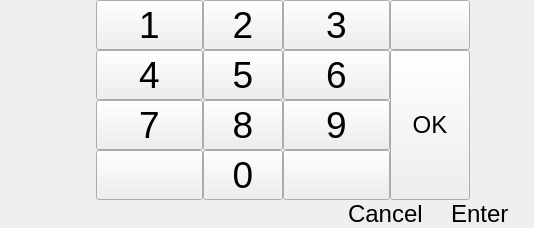
        <widget class="QWidget" name="numOSK">
         <layout class="QVBoxLayout" name="graphicsTabVerticalLayout">
          <property name="leftMargin">
           <number>0</number>
          </property>
          <property name="topMargin">
           <number>0</number>
          </property>
          <property name="rightMargin">
           <number>0</number>
          </property>
          <property name="bottomMargin">
           <number>0</number>
          </property>
          <item>
           <layout class="QGridLayout" name="kbOSKnum" rowstretch="18,63,63,63,63,10,70" columnstretch="54,307,186,186,186,120,187,54">
            <property name="leftMargin">
             <number>0</number>
            </property>
            <property name="rightMargin">
             <number>0</number>
            </property>
            <property name="spacing">
             <number>0</number>
            </property>
            <item row="1" column="5">
             <widget class="QPushButton" name="button_backspace_num">
              <property name="sizePolicy">
               <sizepolicy hsizetype="Expanding" vsizetype="Expanding">
                <horstretch>1</horstretch>
                <verstretch>1</verstretch>
               </sizepolicy>
              </property>
              <property name="font">
               <font>
                <pointsize>18</pointsize>
               </font>
              </property>
              <property name="text">
               <string notr="true"/>
              </property>
             </widget>
            </item>
            <item row="1" column="6">
             <spacer name="horizontalSpacer_35">
              <property name="orientation">
               <enum>Qt::Horizontal</enum>
              </property>
              <property name="sizeHint" stdset="0">
               <size>
                <width>40</width>
                <height>20</height>
               </size>
              </property>
             </spacer>
            </item>
            <item row="1" column="1">
             <spacer name="horizontalSpacer_36">
              <property name="orientation">
               <enum>Qt::Horizontal</enum>
              </property>
              <property name="sizeHint" stdset="0">
               <size>
                <width>40</width>
                <height>20</height>
               </size>
              </property>
             </spacer>
            </item>
            <item row="0" column="2">
             <spacer name="verticalSpacer_7">
              <property name="orientation">
               <enum>Qt::Vertical</enum>
              </property>
              <property name="sizeHint" stdset="0">
               <size>
                <width>20</width>
                <height>0</height>
               </size>
              </property>
             </spacer>
            </item>
            <item row="6" column="1" colspan="6">
             <widget class="QWidget" name="legendOSKnum" native="true">
              <layout class="QHBoxLayout" name="horizontalLayout_6" stretch="25,70,601,25,12,22,41,25,12,22,41,29,12,69,37,29,12,56,30">
               <property name="spacing">
                <number>0</number>
               </property>
               <property name="leftMargin">
                <number>0</number>
               </property>
               <property name="topMargin">
                <number>0</number>
               </property>
               <property name="rightMargin">
                <number>0</number>
               </property>
               <property name="bottomMargin">
                <number>0</number>
               </property>
               <item>
                <spacer name="horizontalSpacer_48">
                 <property name="orientation">
                  <enum>Qt::Horizontal</enum>
                 </property>
                 <property name="sizeHint" stdset="0">
                  <size>
                   <width>40</width>
                   <height>20</height>
                  </size>
                 </property>
                </spacer>
               </item>
               <item>
                <widget class="QWidget" name="icon_controller_num" native="true">
                 <property name="styleSheet">
                  <string notr="true"/>
                 </property>
                </widget>
               </item>
               <item>
                <spacer name="horizontalSpacer_38">
                 <property name="orientation">
                  <enum>Qt::Horizontal</enum>
                 </property>
                 <property name="sizeHint" stdset="0">
                  <size>
                   <width>0</width>
                   <height>20</height>
                  </size>
                 </property>
                </spacer>
               </item>
               <item>
                <widget class="QWidget" name="button_L_num" native="true"/>
               </item>
               <item>
                <spacer name="horizontalSpacer_39">
                 <property name="orientation">
                  <enum>Qt::Horizontal</enum>
                 </property>
                 <property name="sizeHint" stdset="0">
                  <size>
                   <width>0</width>
                   <height>20</height>
                  </size>
                 </property>
                </spacer>
               </item>
               <item>
                <widget class="QWidget" name="arrow_left_num" native="true"/>
               </item>
               <item>
                <spacer name="horizontalSpacer_40">
                 <property name="orientation">
                  <enum>Qt::Horizontal</enum>
                 </property>
                 <property name="sizeHint" stdset="0">
                  <size>
                   <width>0</width>
                   <height>20</height>
                  </size>
                 </property>
                </spacer>
               </item>
               <item>
                <widget class="QWidget" name="button_R_num" native="true"/>
               </item>
               <item>
                <spacer name="horizontalSpacer_41">
                 <property name="orientation">
                  <enum>Qt::Horizontal</enum>
                 </property>
                 <property name="sizeHint" stdset="0">
                  <size>
                   <width>0</width>
                   <height>20</height>
                  </size>
                 </property>
                </spacer>
               </item>
               <item>
                <widget class="QWidget" name="arrow_right_num" native="true"/>
               </item>
               <item>
                <spacer name="horizontalSpacer_42">
                 <property name="orientation">
                  <enum>Qt::Horizontal</enum>
                 </property>
                 <property name="sizeHint" stdset="0">
                  <size>
                   <width>0</width>
                   <height>20</height>
                  </size>
                 </property>
                </spacer>
               </item>
               <item>
                <widget class="QWidget" name="button_X_num" native="true"/>
               </item>
               <item>
                <spacer name="horizontalSpacer_43">
                 <property name="orientation">
                  <enum>Qt::Horizontal</enum>
                 </property>
                 <property name="sizeHint" stdset="0">
                  <size>
                   <width>0</width>
                   <height>20</height>
                  </size>
                 </property>
                </spacer>
               </item>
               <item>
                <widget class="QLabel" name="label_cancel_num">
                 <property name="font">
                  <font>
                   <pointsize>18</pointsize>
                  </font>
                 </property>
                 <property name="text">
                  <string notr="true">Cancel</string>
                 </property>
                </widget>
               </item>
               <item>
                <spacer name="horizontalSpacer_44">
                 <property name="orientation">
                  <enum>Qt::Horizontal</enum>
                 </property>
                 <property name="sizeHint" stdset="0">
                  <size>
                   <width>0</width>
                   <height>20</height>
                  </size>
                 </property>
                </spacer>
               </item>
               <item>
                <widget class="QWidget" name="button_A_num" native="true"/>
               </item>
               <item>
                <spacer name="horizontalSpacer_45">
                 <property name="orientation">
                  <enum>Qt::Horizontal</enum>
                 </property>
                 <property name="sizeHint" stdset="0">
                  <size>
                   <width>0</width>
                   <height>20</height>
                  </size>
                 </property>
                </spacer>
               </item>
               <item>
                <widget class="QLabel" name="label_enter_num">
                 <property name="font">
                  <font>
                   <pointsize>18</pointsize>
                  </font>
                 </property>
                 <property name="text">
                  <string notr="true">Enter</string>
                 </property>
                </widget>
               </item>
               <item>
                <spacer name="horizontalSpacer_46">
                 <property name="orientation">
                  <enum>Qt::Horizontal</enum>
                 </property>
                 <property name="sizeHint" stdset="0">
                  <size>
                   <width>0</width>
                   <height>20</height>
                  </size>
                 </property>
                </spacer>
               </item>
              </layout>
             </widget>
            </item>
            <item row="2" column="4">
             <widget class="QPushButton" name="button_6_num">
              <property name="sizePolicy">
               <sizepolicy hsizetype="Expanding" vsizetype="Expanding">
                <horstretch>1</horstretch>
                <verstretch>1</verstretch>
               </sizepolicy>
              </property>
              <property name="font">
               <font>
                <pointsize>28</pointsize>
               </font>
              </property>
              <property name="text">
               <string notr="true">6</string>
              </property>
             </widget>
            </item>
            <item row="2" column="2">
             <widget class="QPushButton" name="button_4_num">
              <property name="sizePolicy">
               <sizepolicy hsizetype="Expanding" vsizetype="Expanding">
                <horstretch>1</horstretch>
                <verstretch>1</verstretch>
               </sizepolicy>
              </property>
              <property name="font">
               <font>
                <pointsize>28</pointsize>
               </font>
              </property>
              <property name="text">
               <string notr="true">4</string>
              </property>
             </widget>
            </item>
            <item row="3" column="4">
             <widget class="QPushButton" name="button_9_num">
              <property name="sizePolicy">
               <sizepolicy hsizetype="Expanding" vsizetype="Expanding">
                <horstretch>1</horstretch>
                <verstretch>1</verstretch>
               </sizepolicy>
              </property>
              <property name="font">
               <font>
                <pointsize>28</pointsize>
               </font>
              </property>
              <property name="text">
               <string notr="true">9</string>
              </property>
             </widget>
            </item>
            <item row="2" column="3">
             <widget class="QPushButton" name="button_5_num">
              <property name="sizePolicy">
               <sizepolicy hsizetype="Expanding" vsizetype="Expanding">
                <horstretch>1</horstretch>
                <verstretch>1</verstretch>
               </sizepolicy>
              </property>
              <property name="font">
               <font>
                <pointsize>28</pointsize>
               </font>
              </property>
              <property name="text">
               <string notr="true">5</string>
              </property>
             </widget>
            </item>
            <item row="2" column="5" rowspan="3">
             <widget class="QPushButton" name="button_ok_num">
              <property name="sizePolicy">
               <sizepolicy hsizetype="Expanding" vsizetype="Expanding">
                <horstretch>1</horstretch>
                <verstretch>1</verstretch>
               </sizepolicy>
              </property>
              <property name="font">
               <font>
                <pointsize>18</pointsize>
               </font>
              </property>
              <property name="text">
               <string notr="true">OK</string>
              </property>
             </widget>
            </item>
            <item row="3" column="2">
             <widget class="QPushButton" name="button_7_num">
              <property name="sizePolicy">
               <sizepolicy hsizetype="Expanding" vsizetype="Expanding">
                <horstretch>1</horstretch>
                <verstretch>1</verstretch>
               </sizepolicy>
              </property>
              <property name="font">
               <font>
                <pointsize>28</pointsize>
               </font>
              </property>
              <property name="text">
               <string notr="true">7</string>
              </property>
             </widget>
            </item>
            <item row="3" column="3">
             <widget class="QPushButton" name="button_8_num">
              <property name="sizePolicy">
               <sizepolicy hsizetype="Expanding" vsizetype="Expanding">
                <horstretch>1</horstretch>
                <verstretch>1</verstretch>
               </sizepolicy>
              </property>
              <property name="font">
               <font>
                <pointsize>28</pointsize>
               </font>
              </property>
              <property name="text">
               <string notr="true">8</string>
              </property>
             </widget>
            </item>
            <item row="1" column="3">
             <widget class="QPushButton" name="button_2_num">
              <property name="sizePolicy">
               <sizepolicy hsizetype="Expanding" vsizetype="Expanding">
                <horstretch>1</horstretch>
                <verstretch>1</verstretch>
               </sizepolicy>
              </property>
              <property name="font">
               <font>
                <pointsize>28</pointsize>
               </font>
              </property>
              <property name="text">
               <string notr="true">2</string>
              </property>
             </widget>
            </item>
            <item row="1" column="2">
             <widget class="QPushButton" name="button_1_num">
              <property name="sizePolicy">
               <sizepolicy hsizetype="Expanding" vsizetype="Expanding">
                <horstretch>1</horstretch>
                <verstretch>1</verstretch>
               </sizepolicy>
              </property>
              <property name="font">
               <font>
                <pointsize>28</pointsize>
               </font>
              </property>
              <property name="text">
               <string notr="true">1</string>
              </property>
             </widget>
            </item>
            <item row="4" column="2">
             <widget class="QPushButton" name="button_left_optional_num">
              <property name="sizePolicy">
               <sizepolicy hsizetype="Expanding" vsizetype="Expanding">
                <horstretch>1</horstretch>
                <verstretch>1</verstretch>
               </sizepolicy>
              </property>
              <property name="font">
               <font>
                <pointsize>28</pointsize>
               </font>
              </property>
              <property name="text">
               <string notr="true"></string>
              </property>
             </widget>
            </item>
            <item row="4" column="3">
             <widget class="QPushButton" name="button_0_num">
              <property name="sizePolicy">
               <sizepolicy hsizetype="Expanding" vsizetype="Expanding">
                <horstretch>1</horstretch>
                <verstretch>1</verstretch>
               </sizepolicy>
              </property>
              <property name="font">
               <font>
                <pointsize>28</pointsize>
               </font>
              </property>
              <property name="text">
               <string notr="true">0</string>
              </property>
             </widget>
            </item>
            <item row="4" column="4">
             <widget class="QPushButton" name="button_right_optional_num">
              <property name="sizePolicy">
               <sizepolicy hsizetype="Expanding" vsizetype="Expanding">
                <horstretch>1</horstretch>
                <verstretch>1</verstretch>
               </sizepolicy>
              </property>
              <property name="font">
               <font>
                <pointsize>28</pointsize>
               </font>
              </property>
              <property name="text">
               <string notr="true"></string>
              </property>
             </widget>
            </item>
            <item row="1" column="4">
             <widget class="QPushButton" name="button_3_num">
              <property name="sizePolicy">
               <sizepolicy hsizetype="Expanding" vsizetype="Expanding">
                <horstretch>1</horstretch>
                <verstretch>1</verstretch>
               </sizepolicy>
              </property>
              <property name="font">
               <font>
                <pointsize>28</pointsize>
               </font>
              </property>
              <property name="text">
               <string notr="true">3</string>
              </property>
             </widget>
            </item>
            <item row="1" column="0">
             <spacer name="horizontalSpacer_37">
              <property name="orientation">
               <enum>Qt::Horizontal</enum>
              </property>
              <property name="sizeHint" stdset="0">
               <size>
                <width>40</width>
                <height>20</height>
               </size>
              </property>
             </spacer>
            </item>
            <item row="1" column="7">
             <spacer name="horizontalSpacer_47">
              <property name="orientation">
               <enum>Qt::Horizontal</enum>
              </property>
              <property name="sizeHint" stdset="0">
               <size>
                <width>40</width>
                <height>20</height>
               </size>
              </property>
             </spacer>
            </item>
            <item row="5" column="3">
             <spacer name="verticalSpacer_8">
              <property name="orientation">
               <enum>Qt::Vertical</enum>
              </property>
              <property name="sizeHint" stdset="0">
               <size>
                <width>20</width>
                <height>0</height>
               </size>
              </property>
             </spacer>
            </item>
           </layout>
          </item>
         </layout>
        </widget>
